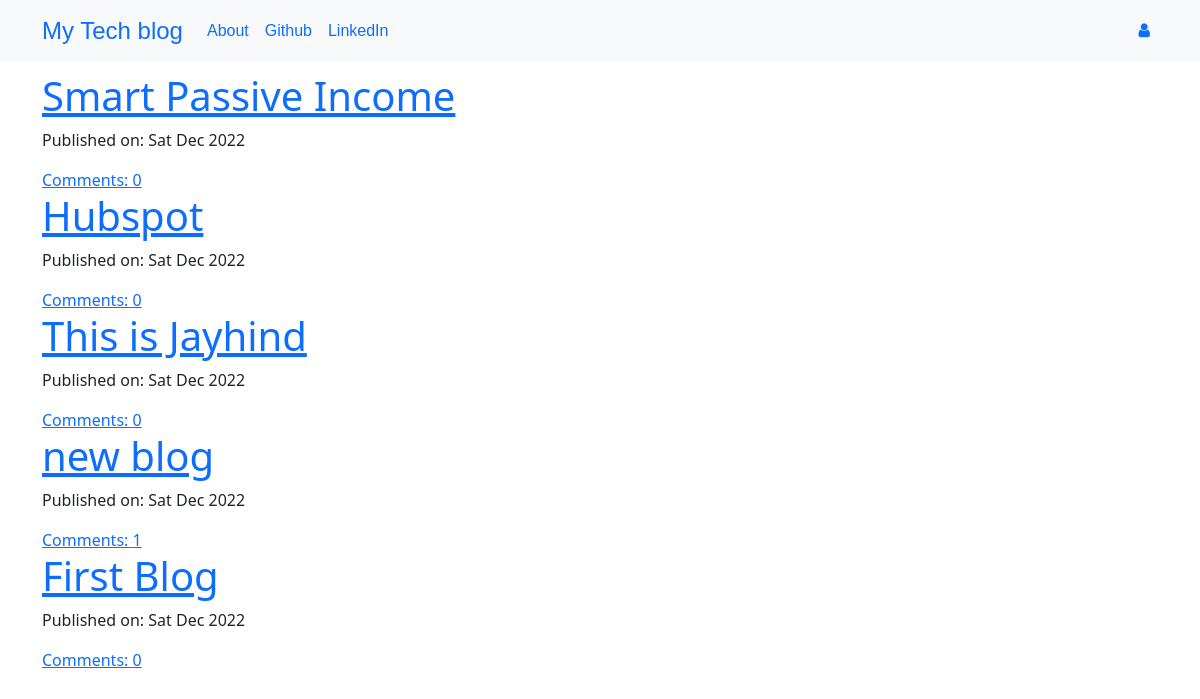
The page / on the database its author committed.
### blog/models.py (models this page shows, shortened)
class Post(models.Model):
    auther = models.ForeignKey('auth.User',on_delete=models.CASCADE)
    title = models.CharField(max_length=200)
    text = models.TextField()
    create_date = models.DateTimeField(default=timezone.now())
    published_date = models.DateTimeField(blank=True,null=True)
    def approve_comments(self):
        return self.comments.filter(approved_comment=True)

### blog/views.py (the view)
# urls.py: path('',views.PostListView.as_view(),name='post_list'),
class PostListView(ListView):
    model = Post
    def get_queryset(self):
        return Post.objects.filter(published_date__lte=datetime.now()).order_by('-published_date')

### blog/template/blog/post_list.html
{% extends "blog/base.html" %}
{% block content %}
<div class="centerstage">
{% for post in post_list %}
    <div class='post'>
        <h1><a href="{% url 'post_detail' pk=post.pk %}">{{ post.title }}</a></h1>
        <div class="date">
            <p>Published on: {{post.published_date|date:"D M Y"}}</p>
        </div>
        <a href="{% url 'post_detail' pk=post.pk %}">Comments: {{ post.approve_comments.count }}</a>
    </div>
{% endfor %}
</div>
{% endblock content %}

### blog/template/blog/base.html (shortened to what this page needs)
<!DOCTYPE html>
{% load static %}
<html lang="en">
<head>
    <link href="https://cdn.jsdelivr.net/npm/bootstrap@5.0.2/dist/css/bootstrap.min.css" rel="stylesheet">
    <link href="https://maxcdn.bootstrapcdn.com/font-awesome/4.7.0/css/font-awesome.min.css" rel="stylesheet">
    <link rel="stylesheet" href="//cdn.jsdelivr.net/npm/medium-editor@latest/dist/css/medium-editor.min.css" type="text/css" media="screen" charset="utf-8">
    <link rel="stylesheet" href="{% static 'css/blog.css' %}">
</head>
<body class='loader'>
    <div class="navbar navbar-expand-lg bg-light techfont">
        <div class="container">
            <div class="navbar-nav align-items-center">
                <a class="navbar-brand bigbrand" href="{% url 'post_list' %}">My Tech blog</a>
                <a class="nav-item nav-link" href="{% url 'about' %}">About</a>
                <a class="nav-item nav-link" href="https://www.github.com">Github</a>
                <a class="nav-item nav-link" href="https://www.linkedin.com">LinkedIn</a>
              </div>
              <div class="navbar-nav align-items-center ml-auto">
                {% if user.is_authenticated %}
                  <a class="nav-item nav-link" href="{% url 'post_new' %}">New Post</a>
                  <a class="nav-item nav-link" href="{% url 'post_draft_list' %}">Drafts</a>
                  <a class="nav-item nav-link" href="{% url 'logout' %}">Log out</a>
                  <a >Welcome: {{ user.username }}</a>
                {% else %}
                  <a class="nav-item nav-link" href="{% url 'login' %}" aria-label="Login">
                    <span class="fa fa-user" aria-hidden="true"></span></a>
                {% endif %}
              </div>
        </div>
    </div>
    <div class="container content">
        <div class="row">
            <div class="col-md-8">
                <div class="blog_posts">
                    {% block content %}
                    {% endblock content %}
                </div>
            </div>
        </div>
    </div>
</body>
</html>

### blog/static/css/blog.css (style rules this page uses)
.techfont { font-family: 'Russo One',sans-serif; font-size: 1rem; margin-bottom: 10px; }
.bigbrand { font-size: 1.5rem; }
.centerstage { margin-left: auto; margin-right: auto; }
.loader { filter:hue-rotate(0deg); color:linear-gradient(45deg,#0f8,#08f); animation:hue 10000ms infinite linear; }

### rows shown on the page
Post: title "Smart Passive Income", published_date "Sat Dec 2022", approve_comments.count "0"
Post: title "Hubspot", published_date "Sat Dec 2022", approve_comments.count "0"
Post: title "This is Jayhind", published_date "Sat Dec 2022", approve_comments.count "0"
Post: title "new blog", published_date "Sat Dec 2022", approve_comments.count "1"
Post: title "First Blog", published_date "Sat Dec 2022", approve_comments.count "0"
